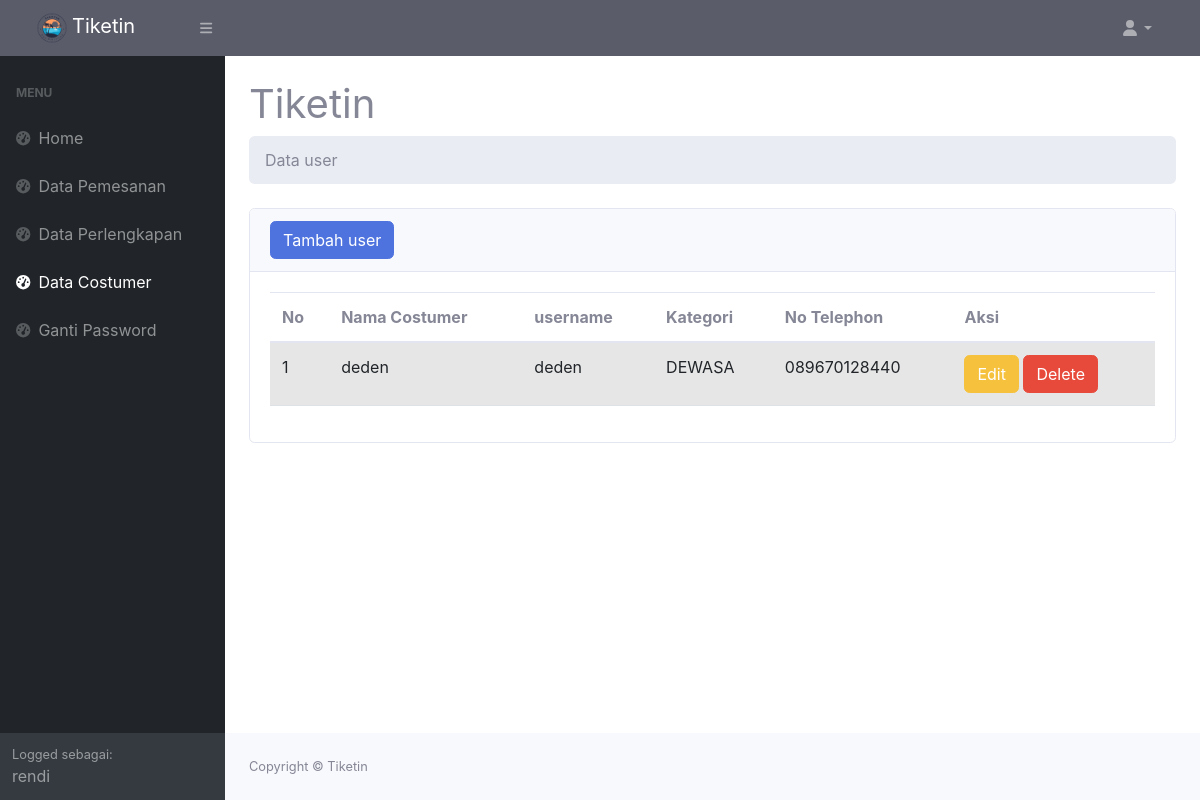
The app's page /component/dashboard/data_costumer.php (signed in) with its own data.
### tables this page shows
CREATE TABLE `user` (
  `id_user` int(11) NOT NULL,
  `username` varchar(255) NOT NULL,
  `password` varchar(255) NOT NULL,
  `nama` varchar(255) NOT NULL,
  `kategori` enum('ANAK-ANAK','DEWASA') NOT NULL,
  `no_telp` varchar(15) NOT NULL
);

### component/dashboard/data_costumer.php (the view, shortened to what this page needs)
<?php
require '../database/koneksi.php';
require 'header/header.php';
require 'navbar/navbar_menu.php';
?>
                        <li class="breadcrumb-item active">Data user</li>
                    </ol>
                    <div class="card mb-4">
                        <div class="card-header">
                            <?php
                            if ($_SESSION['admin'] == True) {
                                echo '<button type="button" class="btn btn-primary" data-bs-toggle="modal" data-bs-target="#myModal">
                                Tambah user</button>';
                            }
                            else{
                            }
                            ?>
                        </div>
                        <div class="card-body">
                            <?php
                            if ($_SESSION['admin'] == True) {
                                ?>
                                <table class="table table-striped">
                                <thead>
                                    <tr>
                                        <th>No</th>
                                        <th>Nama Costumer</th>
                                        <th>username</th>
                                        <th>Kategori</th>
                                        <th>No Telephon</th>
                                        <th>Aksi</th>
                                    </tr>
                                </thead>
                                <tbody>
                                    <?php
                                    $ambildatauser = mysqli_query($koneksi, "SELECT * FROM user");
                                    $i = 1;
                                    while ($data = mysqli_fetch_array($ambildatauser)) {
                                        $ids = $data['id_user'];
                                        $nama_user = $data['nama'];
                                        $username = $data['username'];
                                        $no_telp = $data['no_telp'];
                                        $kategori = $data['kategori'];
                                    ?>
                                        <tr>
                                            <td><?= $i++; ?></td>
                                            <td><?= $nama_user; ?></td>
                                            <td><?= $username; ?></td>
                                            <td><?= $kategori; ?></td>
                                            <td><?= $no_telp; ?></td>
                                            <td>
                                                <button type="button" class="btn btn-warning" data-bs-toggle="modal" data-bs-target="#edit<?= $ids; ?>">Edit</button>
                                                <button type="button" class="btn btn-danger" data-bs-toggle="modal" data-bs-target="#delete<?= $ids; ?>">Delete</button>
                                            </td>
                                        </tr>
                                    <?php
                                    }}
                                    ?>
                                </tbody>
                            </table>
                        </div>
                    </div>
                </div>
            </main>
<?php
require 'footer/footer.php';
?>
</html>

### records on screen
user: nama "deden", username "deden", kategori "DEWASA", no_telp "089670128440"

### other values on screen
$_SESSION['name'] "rendi"
